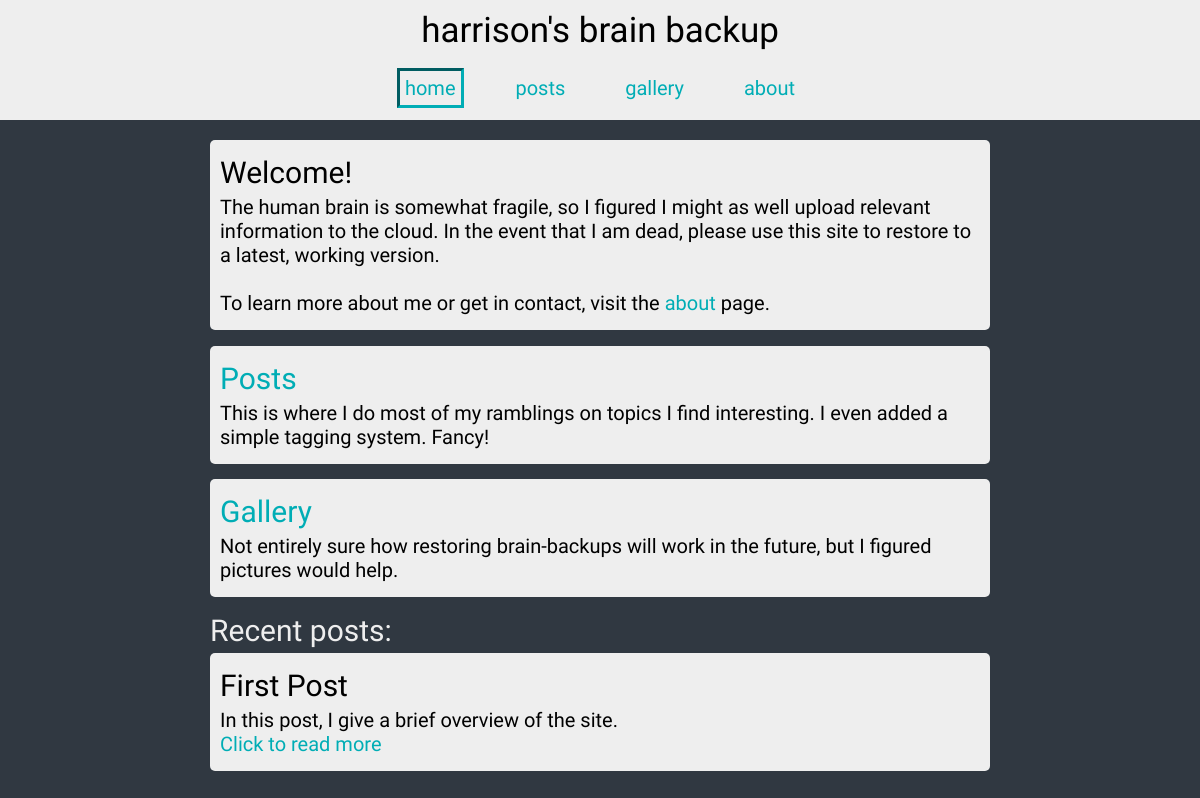
The page / on the database its author committed.
### tables this page shows
CREATE TABLE post (
    id INTEGER PRIMARY KEY AUTOINCREMENT,
    created TIMESTAMP DEFAULT CURRENT_TIMESTAMP,
    title TEXT NOT NULL UNIQUE,
    description TEXT NOT NULL,
    body TEXT NOT NULL
);

### brainbackup/routes.py (the view)
@with_appcontext
@current_app.route('/')
def home():
    posts = db.get_posts(orderByDate=True, limit=2)
    return render_template('home.html', current='home', posts=posts)

### brainbackup/db.py (called while the page is built, shortened)
def get_db():
    if 'db' not in g:
        g.db = sqlite3.connect(
            app.config['DATABASE_URI'],
            detect_types=sqlite3.PARSE_DECLTYPES
        )
        g.db.row_factory = sqlite3.Row
    return g.db

def query_db(query, args=()):
    cur = get_db().execute(query, args)
    rv = cur.fetchall()
    cur.close()
    return rv

def get_posts(startDate=None, endDate=None, orderByDate=True, \
              tags=None, id=None, values=["*"], limit=None):
    query = 'SELECT '
    args = []
    query += ', '.join(values)
    query += ' FROM post '
    firstInList = True
    if startDate:
        query += 'WHERE '
        query += '? <= created '
        args.append(startDate)
        firstInList = False
    if orderByDate:
        query += 'ORDER BY created DESC '
    if limit:
        query += 'LIMIT ? '
        args.append(limit)
    return query_db(query, list(args))

### brainbackup/templates/home.html
{% extends 'layout.html' %}
{% block content %}
    <div class="content">
        <div class="content-boxes">
            <div class="post-snippet">
                <h2>Welcome!</h2>
                <div>
                    The human brain is somewhat fragile, so I figured I might as well upload relevant
                    information to the cloud. In the event that I am dead, please use this site to
                    restore to a latest, working version.
                    <br /><br />
                    To learn more about me or get in contact, visit the <a href="/about">about</a> page.
                </div>
            </div>
        </div>
        <div class="content-alternating-boxes">
            <div class="post-snippet">
                <h2><a href="/posts">Posts</a></h2>
                <div>
                    This is where I do most of my ramblings on topics I find interesting. I even added a simple tagging system. Fancy!
                </div>
            </div>
            <div class="post-snippet">
                <h2><a href="/gallery">Gallery</a></h2>
                <div>
                    Not entirely sure how restoring brain-backups will work in the future, but I figured pictures would help.
                </div>
            </div>
        </div>
        <div style="color:  #eeeeee">
            <h2>Recent posts:</h2>
        </div>
        <div class="content-alternating-boxes">
            {% for i in range(posts | length) %}
                {% include 'post-snippet.html' %}
            {% endfor %}
        </div>
    </div>
{% endblock %}

### brainbackup/templates/post-snippet.html
<div class="post-snippet">
    <h2>{{ posts[i].title }}</h2>
    <div>{{ posts[i].description }}</div>
    <a href=" {{ '/post/%s'%posts[i].id }}">Click to read more</a>
</div>

### brainbackup/static/css/main.css (style rules this page uses)
html, body { margin: 0; height: 100%; }
h2 { font: 30px 'Ubuntu', 'Lucida Bright'; margin: 0 0 5px 0; }
a { color: #00adb5; text-decoration: None; }
.content { margin-top: 20px; width: 65%; }
.content-boxes { display: flex; flex-wrap: wrap; justify-content: space-between; }
.content-boxes > div { width: 100%; margin-bottom: 2%; }
.content-alternating-boxes { display: flex; flex-wrap: wrap; justify-content: space-between; }
.content-alternating-boxes > div { width: 47%; margin-bottom: 2%; }
.post-snippet { background-color: #eeeeee; border-radius: 5px; padding: 15px 10px; font: 20px 'Ubuntu', 'Lucida Bright'; }
@media screen and (max-width: 1300px) { .content-alternating-boxes > div { width: 100%; } }

### rows shown on the page
post: title "First Post", description "In this post, I give a brief overview of the site."
